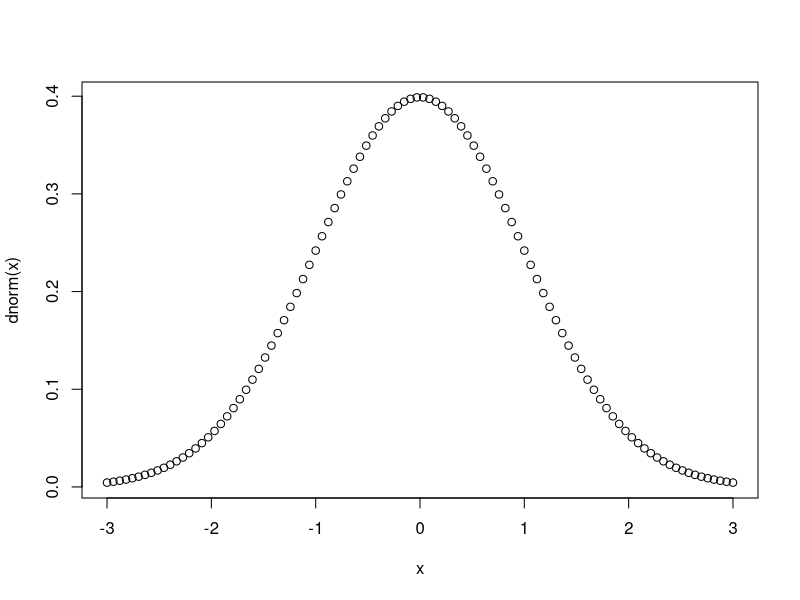
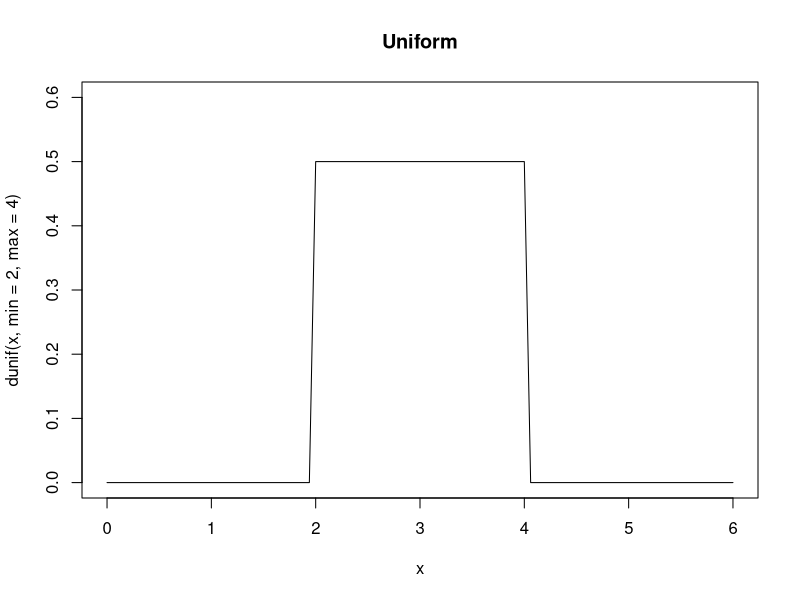
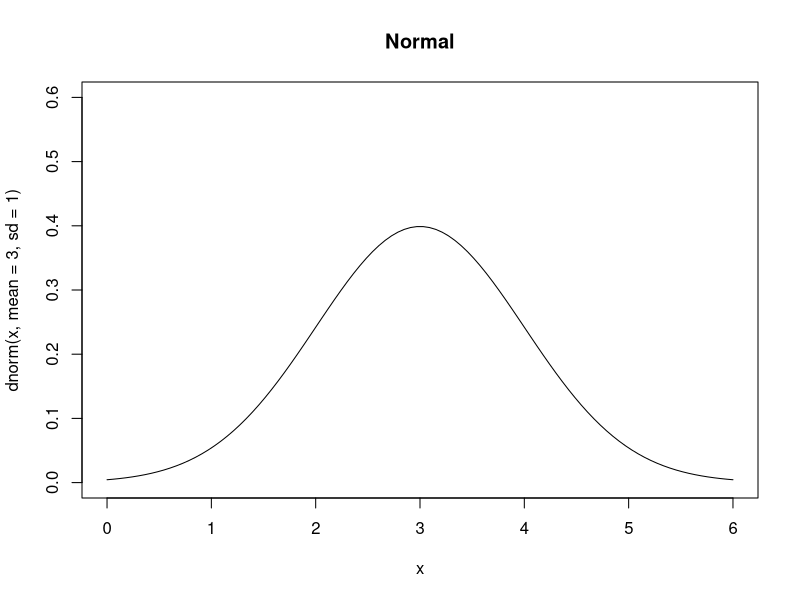
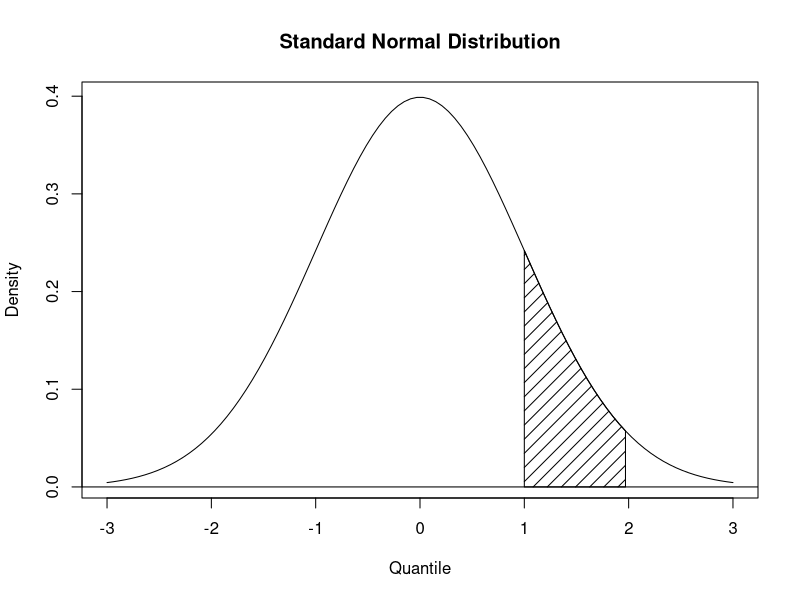
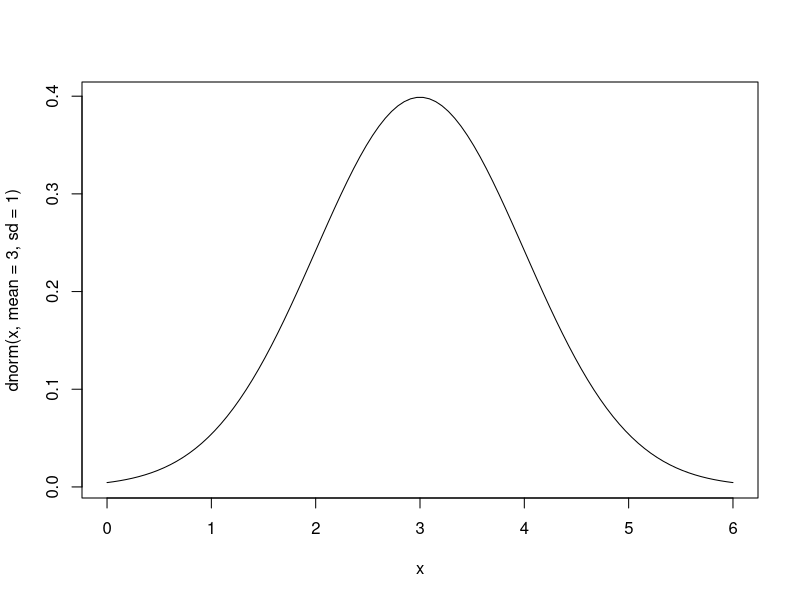

Reproduce these figures in R, in order.
#-----probabilities-----#

#-2019/12/30-#
data()
medians<-numeric(1000)
for(i in 1:1000){
  medians[i]<-median(sample(USArrests$Rape,replace = TRUE))
}
ci<-quantile(medians,c(0.025,0.975))
cat("95% confidence interval is (",ci,")\n")

sample(1:19)
dbinom(1,size=10,prob=0.5)
pbinom(10,size = 10, prob = 0.5)
pnorm(168,mean = 171,sd=5.6)
x<-seq(from=-3,to=+3,length.out = 100)
plot(x,dnorm(x))
x<-seq(from=0, to=6, length.out = 100)
plot(x,dunif(x,min = 2,max = 4),main = "Uniform",type="l",ylim = c(0,0.6))
plot(x,dnorm(x,mean = 3, sd = 1), main = "Normal",type="l",ylim = c(0,0.6))

x<-seq(from=-3,to=+3,length.out = 100)
y<-dnorm(x)
plot(x,y,main="Standard Normal Distribution",type="l",ylab = "Density", xlab = "Quantile")
abline(h=0)
region.x<-x[1 <= x & x <=2]
region.y<-y[1 <= x & x <=2]
region.x<-c(region.x[1],region.x,tail(region.x,1))
region.y<-c(          0,region.y,              0 )
polygon(region.x,region.y,density=10)

rm(list = ls())
x<-seq(from=0,to=6,length.out = 100)
plot(x,dnorm(x,mean = 3,sd=1),type = "l")
?plot
